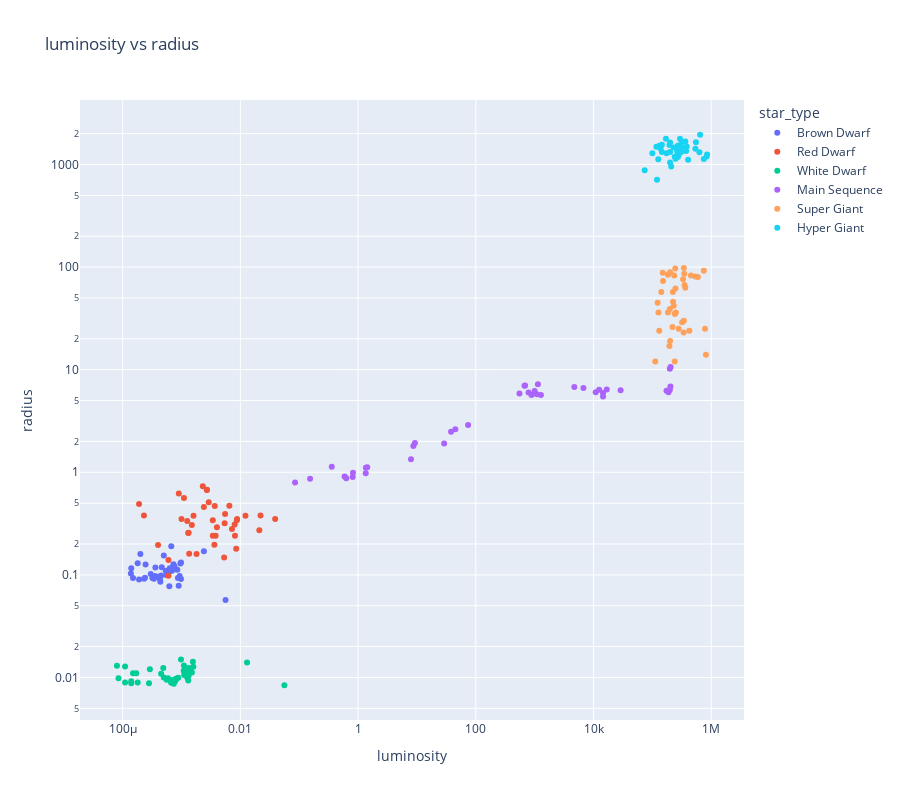

Notebook code cell kept with this figure:
### Code cell
fig = px.scatter(stars, x='luminosity', y='radius', 
                 color='star_type', 
                 hover_name='star_color', 
                 log_x=True, 
                 log_y= True, 
                 title='luminosity vs radius',
                 height = 800)


fig.show()

### Figure 1 — Plotly figure (JSON) as saved in the notebook; plotly's stock layout.template omitted (floating-point values rounded to 4 significant figures)
{"data": [{"hovertemplate": "<b>%{hovertext}</b><br><br>star_type=Brown Dwarf<br>luminosity=%{x}<br>radius=%{y}<extra></extra>", "hovertext": ["Red", "Red", "Red", "Red", "Red", "Red", "Red", "Red", "Red", "Red", "Red", "Red", "Red", "Red", "Red", "Red", "Red", "Red", "Red", "Red", "Red", "Red", "Red", "Red", "Red", "Red", "Red", "Red", "Red", "Red", "Red", "Red", "Red", "Red", "Red", "Red", "Red", "Red", "Red", "Red"], "legendgroup": "Brown Dwarf", "marker": {"color": "#636efa", "symbol": "circle"}, "mode": "markers", "name": "Brown Dwarf", "orientation": "v", "showlegend": true, "type": "scatter", "x": [0.0024, 0.0005, 0.0003, 0.0002, 0.000138, 0.00065, 0.00073, 0.0004, 0.00069, 0.00018, 0.0056, 0.00067, 0.00024, 0.00034, 0.00014, 0.00098, 0.00032, 0.00098, 0.00036, 0.00072, 0.00043, 0.00093, 0.00054, 0.00015, 0.00064, 0.00076, 0.00087, 0.00019, 0.000896, 0.000437, 0.000231, 0.000631, 0.000245, 0.000452, 0.000621, 0.000352, 0.000461, 0.000551, 0.000849, 0.000957], "xaxis": "x", "y": [0.17, 0.1542, 0.102, 0.16, 0.103, 0.11, 0.127, 0.096, 0.11, 0.13, 0.057, 0.19, 0.094, 0.0918, 0.116, 0.132, 0.093, 0.0911, 0.118, 0.12, 0.0912, 0.0976, 0.11, 0.0932, 0.109, 0.121, 0.0932, 0.0899, 0.0782, 0.0856, 0.0915, 0.116, 0.126, 0.0987, 0.0773, 0.0973, 0.119, 0.0998, 0.112, 0.129], "yaxis": "y"}, {"hovertemplate": "<b>%{hovertext}</b><br><br>star_type=Red Dwarf<br>luminosity=%{x}<br>radius=%{y}<extra></extra>", "hovertext": ["Red", "Red", "Red", "Red", "Red", "Red", "Red", "Red", "Red", "Red", "Red", "Red", "Red", "Red", "Red", "Red", "Red", "Red", "Red", "Red", "Red", "Red", "Red", "Red", "Red", "Red", "Red", "Red", "Red", "Red", "Red", "Red", "Red", "Red", "Red", "Red", "Red", "Red", "Red", "Red"], "legendgroup": "Red Dwarf", "marker": {"color": "#EF553B", "symbol": "circle"}, "mode": "markers", "name": "Red Dwarf", "orientation": "v", "showlegend": true, "type": "scatter", "x": [0.0029, 0.0122, 0.0004, 0.0055, 0.0006, 0.0038, 0.0018, 0.00367, 0.00362, 0.039, 0.021, 0.022, 0.0085, 0.0088, 0.004, 0.001, 0.0034, 0.0015, 0.0006, 0.00135, 0.00019, 0.00023, 0.008, 0.0087, 0.0009, 0.0023, 0.0081, 0.0011, 0.0034, 0.0013, 0.0053, 0.0024, 0.0072, 0.0016, 0.0054, 0.0027, 0.00132, 0.00125, 0.0065, 0.0027], "xaxis": "x", "y": [0.51, 0.3761, 0.196, 0.393, 0.14, 0.24, 0.16, 0.47, 0.1967, 0.351, 0.273, 0.38, 0.18, 0.35, 0.291, 0.35, 0.24, 0.307, 0.098, 0.161, 0.492, 0.38, 0.31, 0.34, 0.62, 0.73, 0.24, 0.56, 0.34, 0.256, 0.148, 0.46, 0.28, 0.378, 0.319, 0.67, 0.258, 0.336, 0.471, 0.675], "yaxis": "y"}, {"hovertemplate": "<b>%{hovertext}</b><br><br>star_type=White Dwarf<br>luminosity=%{x}<br>radius=%{y}<extra></extra>", "hovertext": ["Blue White", "White", "White", "White", "Blue White", "Yellowish White", "Blue white", "Yellowish White", "Yellowish White", "Pale yellow orange", "White-Yellow", "White", "white", "Blue White", "Blue White", "Blue White", "Blue White", "Blue White", "white", "Blue ", "Blue White", "Blue", "Blue", "Blue White", "Blue white ", "Blue white", "Blue white", "white", "White", "Blue White", "Blue", "Blue", "Blue", "Blue", "Blue", "Blue", "Blue", "Blue", "Blue", "Blue"], "legendgroup": "White Dwarf", "marker": {"color": "#00cc96", "symbol": "circle"}, "mode": "markers", "name": "White Dwarf", "orientation": "v", "showlegend": true, "type": "scatter", "x": [0.056, 0.00049, 0.00017, 0.0005, 0.013, 8.5e-05, 0.00081, 0.00011, 0.00015, 8e-05, 0.00029, 0.00014, 0.00056, 0.00098, 0.00067, 0.00045, 0.00078, 0.00074, 0.00018, 0.0011, 0.00059, 0.0015, 0.0013, 0.00082, 0.00067, 0.00028, 0.00071, 0.00011, 0.00014, 0.00088, 0.0014, 0.00122, 0.00118, 0.00109, 0.00134, 0.00156, 0.00159, 0.00132, 0.00111, 0.00125], "xaxis": "x", "y": [0.0084, 0.01234, 0.011, 0.01, 0.014, 0.00984, 0.0097, 0.0128, 0.011, 0.013, 0.012, 0.0092, 0.0095, 0.015, 0.0089, 0.0109, 0.0092, 0.0087, 0.00892, 0.0131, 0.00981, 0.0112, 0.00934, 0.00972, 0.00898, 0.00879, 0.00945, 0.00892, 0.00878, 0.00996, 0.0121, 0.0114, 0.0113, 0.0116, 0.0124, 0.0142, 0.0127, 0.0104, 0.0106, 0.00998], "yaxis": "y"}, {"hovertemplate": "<b>%{hovertext}</b><br><br>star_type=Main Sequence<br>luminosity=%{x}<br>radius=%{y}<extra></extra>", "hovertext": ["Blue", "Blue-white", "Blue-white", "Whitish", "yellow-white", "Whitish", "yellow-white", "yellow-white", "yellow-white", "yellow-white", "yellow-white", "yellowish", "yellowish", "Yellowish", "Blue-white", "Blue-white", "Orange-Red", "yellow-white", "Blue-white", "Blue", "Blue-white", "Blue-White", "Blue-white", "Blue-white", "Blue-white", "Blue-white", "Blue-white", "Blue-white", "Blue-white", "Blue", "Blue-white", "Blue-white", "Blue-white", "Blue-white", "Blue", "Blue", "Blue-white", "Blue-white", "Blue-white", "yellow-white"], "legendgroup": "Main Sequence", "marker": {"color": "#ab63fa", "symbol": "circle"}, "mode": "markers", "name": "Main Sequence", "orientation": "v", "showlegend": true, "type": "scatter", "x": [204000.0, 28840.0, 1136.0, 74.0, 0.81, 8.7, 1.43, 1.35, 1.357, 0.819, 0.59, 0.153, 0.085, 0.357, 45.0, 672.0, 0.63, 7.92, 689.0, 198000.0, 188000.0, 38.0, 1092.0, 1278.0, 14500.0, 16790.0, 14520.0, 4720.0, 998.0, 202900.0, 12450.0, 552.0, 788.0, 6748.0, 198200.0, 173800.0, 29.0, 10920.0, 883.0, 9.25], "xaxis": "x", "y": [10.6, 6.3, 7.2, 2.89, 0.9, 1.8, 1.12, 0.98, 1.106, 0.99, 0.91, 0.865, 0.795, 1.13, 2.63, 6.98, 0.876, 1.34, 7.01, 10.2, 6.02, 2.487, 5.745, 5.68, 5.92, 6.4, 5.49, 6.78, 6.21, 6.86, 6.36, 5.856, 5.992, 6.64, 6.39, 6.237, 1.91, 6.03, 5.653, 1.93], "yaxis": "y"}, {"hovertemplate": "<b>%{hovertext}</b><br><br>star_type=Super Giant<br>luminosity=%{x}<br>radius=%{y}<extra></extra>", "hovertext": ["Red", "Red", "Red", "Red", "Red", "Red", "Red", "Red", "Red", "Blue", "Blue", "Blue", "Blue", "Blue", "Blue", "Blue", "Blue", "Blue", "Blue", "Blue", "Blue", "Blue", "Blue", "Blue", "Blue", "Blue", "Blue", "Blue", "Blue", "Blue", "Blue", "Blue", "Blue", "Blue", "Blue", "Blue", "Blue", "Blue", "Blue", "Blue"], "legendgroup": "Super Giant", "marker": {"color": "#FFA15A", "symbol": "circle"}, "mode": "markers", "name": "Super Giant", "orientation": "v", "showlegend": true, "type": "scatter", "x": [200000.0, 340000.0, 150000.0, 195000.0, 280000.0, 320000.0, 123000.0, 200000.0, 184000.0, 220000.0, 240000.0, 813000.0, 127000.0, 235000.0, 112000.0, 231000.0, 363000.0, 184000.0, 142000.0, 352000.0, 223000.0, 251000.0, 452000.0, 245000.0, 239000.0, 131000.0, 152000.0, 198000.0, 342900.0, 424500.0, 244300.0, 332500.0, 342900.0, 537400.0, 246700.0, 224800.0, 593900.0, 783900.0, 347800.0, 748900.0], "xaxis": "x", "y": [19.0, 23.0, 88.0, 17.0, 25.0, 29.0, 45.0, 89.0, 84.0, 26.0, 12.0, 14.0, 36.0, 83.0, 12.0, 42.0, 63.0, 36.0, 57.0, 67.0, 57.0, 36.0, 83.0, 97.0, 35.0, 24.0, 73.0, 39.0, 30.0, 24.0, 35.0, 76.0, 98.0, 81.0, 62.0, 46.0, 80.0, 25.0, 86.0, 92.0], "yaxis": "y"}, {"hovertemplate": "<b>%{hovertext}</b><br><br>star_type=Hyper Giant<br>luminosity=%{x}<br>radius=%{y}<extra></extra>", "hovertext": ["Red", "Red", "Red", "Orange", "Red", "Red", "Red", "Red", "Red", "Red", "Red", "Red", "Red", "Red", "Red", "Red", "Red", "Red", "Red", "Red", "Red", "Red", "Orange", "Blue", "Red", "Red", "Blue", "Blue-white", "Blue-white", "Blue-white", "Blue-white", "Blue", "Blue", "Blue-white", "Blue-white", "Blue", "Blue", "White", "White", "Blue"], "legendgroup": "Hyper Giant", "marker": {"color": "#19d3f3", "symbol": "circle"}, "mode": "markers", "name": "Hyper Giant", "orientation": "v", "showlegend": true, "type": "scatter", "x": [270000.0, 283000.0, 272000.0, 550000.0, 310000.0, 263000.0, 363000.0, 174000.0, 209000.0, 195000.0, 100000.0, 126000.0, 200000.0, 117000.0, 132000.0, 145000.0, 282000.0, 74000.0, 229000.0, 200000.0, 320000.0, 138000.0, 630000.0, 316000.0, 240000.0, 145000.0, 200000.0, 170000.0, 120000.0, 248500.0, 383000.0, 272800.0, 648400.0, 849400.0, 748500.0, 374800.0, 834000.0, 537500.0, 404900.0, 294900.0], "xaxis": "x", "y": [1520.0, 1260.0, 1183.0, 1648.0, 1324.0, 1349.0, 1673.0, 1284.0, 955.0, 1546.0, 1289.0, 1124.0, 1635.0, 1486.0, 1522.0, 1324.0, 1534.0, 876.0, 1467.0, 1324.0, 1480.0, 1420.0, 1315.0, 1679.0, 1190.0, 1553.0, 1045.0, 1779.0, 708.9, 1134.0, 1494.0, 1356.0, 1948.0, 1252.0, 1130.0, 1356.0, 1194.0, 1423.0, 1112.0, 1783.0], "yaxis": "y"}], "layout": {"height": 800, "legend": {"title": {"text": "star_type"}, "tracegroupgap": 0}, "title": {"text": "luminosity vs radius"}, "xaxis": {"anchor": "y", "domain": [0, 1], "title": {"text": "luminosity"}, "type": "log"}, "yaxis": {"anchor": "x", "domain": [0, 1], "title": {"text": "radius"}, "type": "log"}}}
